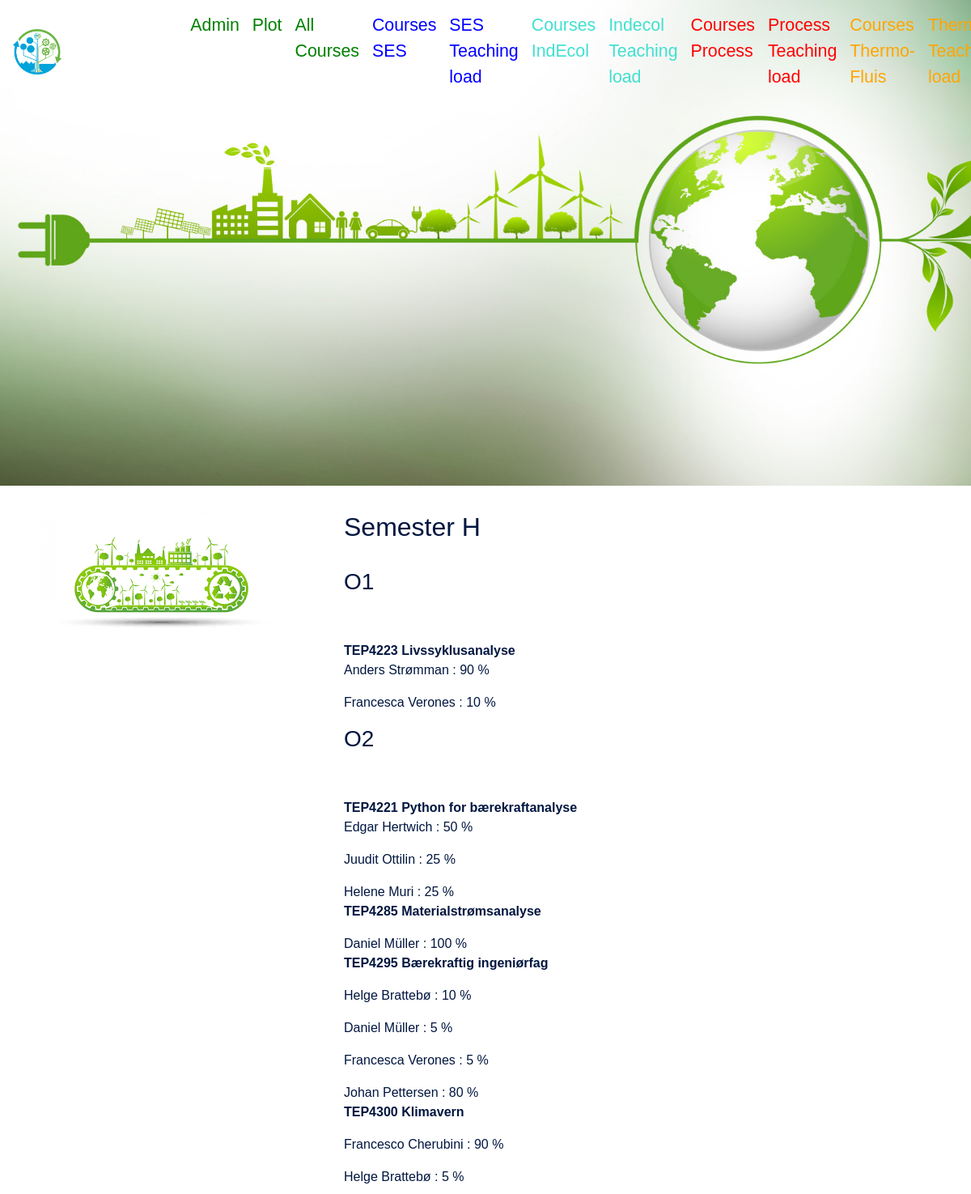
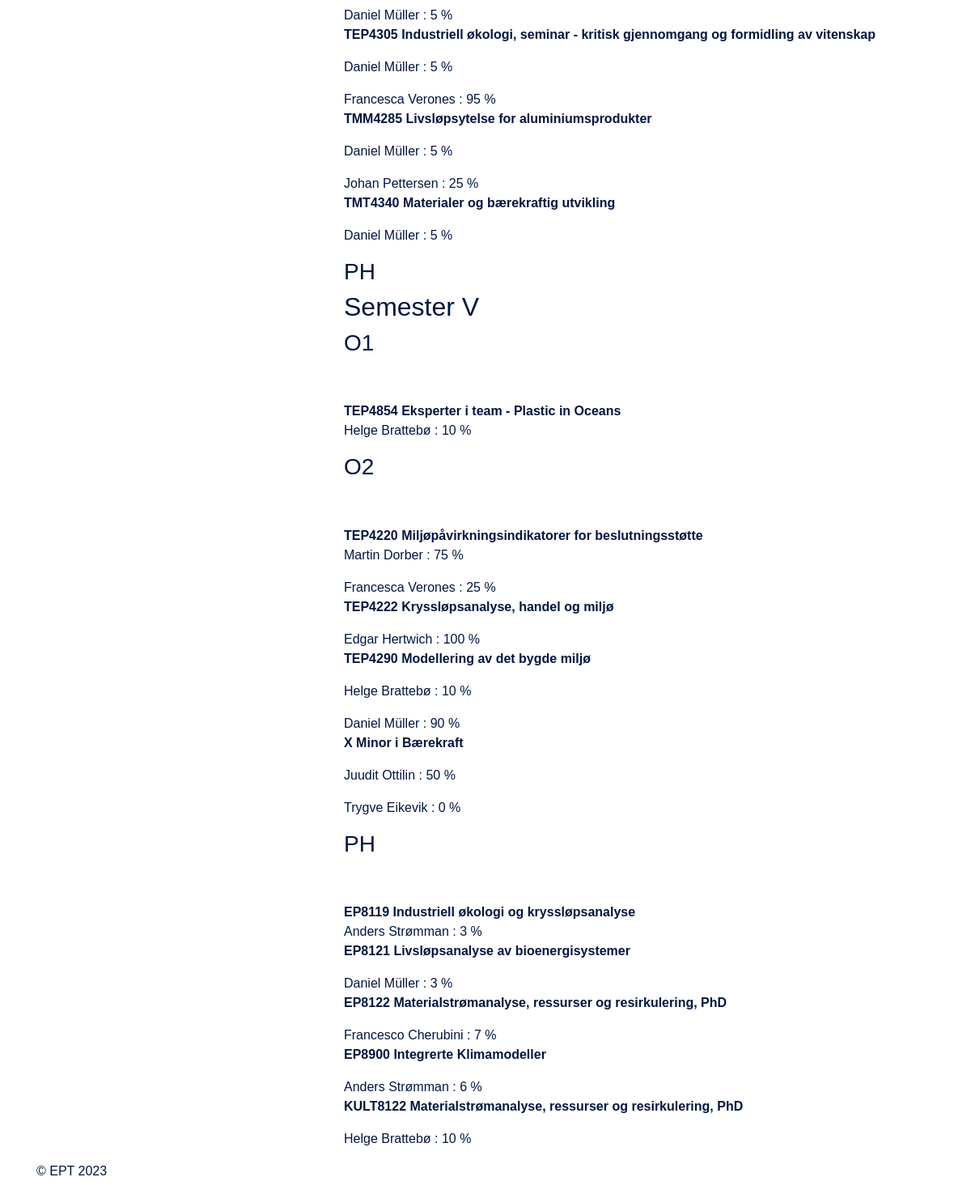
/courseperson_i/, run on the app's committed database (2 pictures, top to bottom).
### app_teaching/models.py (models this page shows, shortened)
class PersonCourse(models.Model):
    person = models.ForeignKey(Person,on_delete=models.CASCADE)
    course = models.ForeignKey(Course,on_delete=models.CASCADE)
    amount = models.IntegerField()

class Course(models.Model):
    course_id = models.CharField(
        unique=True,
        null=False,
        blank=False,
        max_length=50
    )
    name= models.CharField(
        null=False,
        blank=False,
        max_length=200
    )
    type = models.CharField(choices = course_type_choices,
                            max_length=3,
                            default='-')
    group = models.CharField(choices = course_group_choices,
                            max_length=3,
                            default='-')
    semester = models.CharField(choices = semester_type_choices,
                            max_length=2,
                            default='-')
    studiepoeng = models.CharField(choices = studiepoeng_choices,
                            max_length=4,default='-'
                            )
    nb_student = models.IntegerField(
        null = True,
    )
    nb_vit= models.IntegerField(
        null = True,
    )
    nb_stud_ass= models.IntegerField(
        null = True,
    )
    def __str__(self):
        return self.course_id + ' ' + self.name

class Person(models.Model):
    first_name = models.CharField(
        unique=False,
        null=False,
        blank=False,
        max_length=50
    )
    middle_name = models.CharField(
        unique=False,
        null=True,
        blank=True,
        max_length=50
    )
    last_name = models.CharField(
        unique=False,
        null=False,
        blank=False,
        max_length=50
    )
    position = models.CharField (null = False,blank=False,choices = role_choices,
                            max_length=3,default='-')
    groupe = models.CharField (null = False,blank=False,choices = groupe_choices,
                            max_length=3,default='-')
    courses = models.ManyToManyField(
        Course,
        null = True,
        related_name='courses'
    )
    activities = models.ManyToManyField(
        Position_Activity,
        related_name='activities'
    )
    def __str__(self):
        return self.first_name + ' ' + self.last_name

### app_teaching/views.py (the view)
# urls.py: path('courseperson_i/', views.courseperson_i, name = 'courseperson_i'),
def courseperson_i(request):
    all_courses_indecol =PersonCourse.objects.all()
    return render(request,'courseperson_i.html',{'coursepersons': all_courses_indecol})

### app_teaching/templates/courseperson_i.html (shortened to what this page needs)
{% extends 'base.html' %}
{%block content%}
<h2>Semester H</h1><br>
<h3>O1</h3>
<ul class = "list-group">
{%for a in  coursepersons%}{%if a.course.type == 'O1' %}{%if a.course.group == 'i' %}{%if a.course.semester == 'H'%} {% ifchanged  %}<b><br>{{a.course}}</b>{% endifchanged %}
<p>{{a.person}} : {{a.amount}} %
{%endif%}{%endif%}{%endif%}{%endfor%}
</ul>
<h3>O2</h3>
<ul class = "list-group">
{%for a in  coursepersons%}{%if a.course.type == 'O2' %}{%if a.course.group == 'i' %}{%if a.course.semester == 'H'%} {% ifchanged  %}<b><br>{{a.course}}</b>{% endifchanged %}
<p>{{a.person}} : {{a.amount}} %
{%endif%}{%endif%}{%endif%}{%endfor%}
</ul>
<h3>PH</h3>
<h2>Semester V</h1>
    <h3>O1</h3>
    <ul class = "list-group">
    {%for a in  coursepersons%}{%if a.course.type == 'O1' %}{%if a.course.group == 'i' %}{%if a.course.semester == 'V'%} {% ifchanged  %}<b><br>{{a.course}}</b>{% endifchanged %}
    <p>{{a.person}} : {{a.amount}} %
    {%endif%}{%endif%}{%endif%}{%endfor%}
    </ul>
    <h3>O2</h3>
    <ul class = "list-group">
    {%for a in  coursepersons%}{%if a.course.type == 'O2' %}{%if a.course.group == 'i' %}{%if a.course.semester == 'V'%} {% ifchanged  %}<b><br>{{a.course}}</b>{% endifchanged %}
    <p>{{a.person}} : {{a.amount}} %
    {%endif%}{%endif%}{%endif%}{%endfor%}
    </ul>
    <h3>PH</h3>
    <ul class = "list-group">
    {%for a in  coursepersons%}{%if a.course.type == 'PH' %}{%if a.course.group == 'i' %}{%if a.course.semester == 'V'%} {% ifchanged  %}<b><br>{{a.course}}</b>{% endifchanged %}
    <p>{{a.person}} : {{a.amount}} %
    {%endif%}{%endif%}{%endif%}{%endfor%}
    </ul>
{%endblock content%}

### data on the page
PersonCourse: course "TEP4223 Livssyklusanalyse", person "Anders Strømman", amount "90"
PersonCourse: person "Francesca Verones", amount "10"
PersonCourse: course "TEP4221 Python for bærekraftanalyse", person "Edgar Hertwich", amount "50"
PersonCourse: person "Juudit Ottilin", amount "25"
PersonCourse: person "Helene Muri", amount "25"
PersonCourse: course "TEP4285 Materialstrømsanalyse", person "Daniel Müller", amount "100"
PersonCourse: course "TEP4295 Bærekraftig ingeniørfag", person "Helge Brattebø", amount "10"
PersonCourse: person "Daniel Müller", amount "5"
PersonCourse: person "Francesca Verones", amount "5"
PersonCourse: person "Johan Pettersen", amount "80"
PersonCourse: course "TEP4300 Klimavern", person "Francesco Cherubini", amount "90"
PersonCourse: person "Helge Brattebø", amount "5"
PersonCourse: person "Daniel Müller", amount "5"
PersonCourse: course "TEP4305 Industriell økologi, seminar - kritisk gjennomgang og formidling av vitenskap", person "Daniel Müller", amount "5"
PersonCourse: person "Francesca Verones", amount "95"
PersonCourse: course "TMM4285 Livsløpsytelse for aluminiumsprodukter", person "Daniel Müller", amount "5"
PersonCourse: person "Johan Pettersen", amount "25"
PersonCourse: course "TMT4340 Materialer og bærekraftig utvikling", person "Daniel Müller", amount "5"
PersonCourse: course "TEP4854 Eksperter i team - Plastic in Oceans", person "Helge Brattebø", amount "10"
PersonCourse: course "TEP4220 Miljøpåvirkningsindikatorer for beslutningsstøtte", person "Martin Dorber", amount "75"
PersonCourse: person "Francesca Verones", amount "25"
PersonCourse: course "TEP4222 Kryssløpsanalyse, handel og miljø", person "Edgar Hertwich", amount "100"
PersonCourse: course "TEP4290 Modellering av det bygde miljø", person "Helge Brattebø", amount "10"
PersonCourse: person "Daniel Müller", amount "90"
PersonCourse: course "X Minor i Bærekraft", person "Juudit Ottilin", amount "50"
PersonCourse: person "Trygve Eikevik", amount "0"
PersonCourse: course "EP8119 Industriell økologi og kryssløpsanalyse", person "Anders Strømman", amount "3"
PersonCourse: course "EP8121 Livsløpsanalyse av bioenergisystemer", person "Daniel Müller", amount "3"
PersonCourse: course "EP8122 Materialstrømanalyse, ressurser og resirkulering, PhD", person "Francesco Cherubini", amount "7"
PersonCourse: course "EP8900 Integrerte Klimamodeller", person "Anders Strømman", amount "6"
PersonCourse: course "KULT8122 Materialstrømanalyse, ressurser og resirkulering, PhD", person "Helge Brattebø", amount "10"
